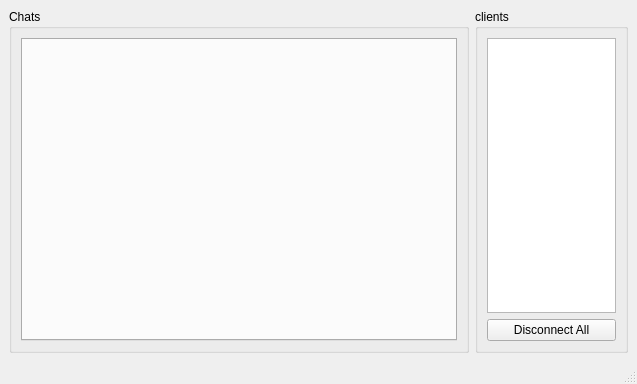
<?xml version="1.0" encoding="UTF-8"?>
<ui version="4.0">
 <class>MainWindow</class>
 <widget class="QMainWindow" name="MainWindow">
  <property name="geometry">
   <rect>
    <x>0</x>
    <y>0</y>
    <width>637</width>
    <height>384</height>
   </rect>
  </property>
  <property name="windowTitle">
   <string>Server</string>
  </property>
  <widget class="QWidget" name="centralwidget">
   <layout class="QHBoxLayout" name="horizontalLayout" stretch="3,1">
    <item>
     <widget class="QGroupBox" name="grpChats">
      <property name="title">
       <string>Chats</string>
      </property>
      <layout class="QVBoxLayout" name="verticalLayout_3">
       <item>
        <widget class="QTabWidget" name="tbChats">
         <property name="currentIndex">
          <number>-1</number>
         </property>
        </widget>
       </item>
      </layout>
     </widget>
    </item>
    <item>
     <widget class="QGroupBox" name="groupBox">
      <property name="title">
       <string>clients</string>
      </property>
      <layout class="QVBoxLayout" name="verticalLayout">
       <item>
        <widget class="QListWidget" name="lstClients"/>
       </item>
       <item>
        <widget class="QPushButton" name="btnDisconnectAll">
         <property name="text">
          <string>Disconnect All</string>
         </property>
        </widget>
       </item>
      </layout>
     </widget>
    </item>
   </layout>
  </widget>
  <widget class="QMenuBar" name="menubar">
   <property name="geometry">
    <rect>
     <x>0</x>
     <y>0</y>
     <width>637</width>
     <height>22</height>
    </rect>
   </property>
  </widget>
  <widget class="QStatusBar" name="statusbar"/>
 </widget>
 <resources/>
 <connections/>
</ui>
